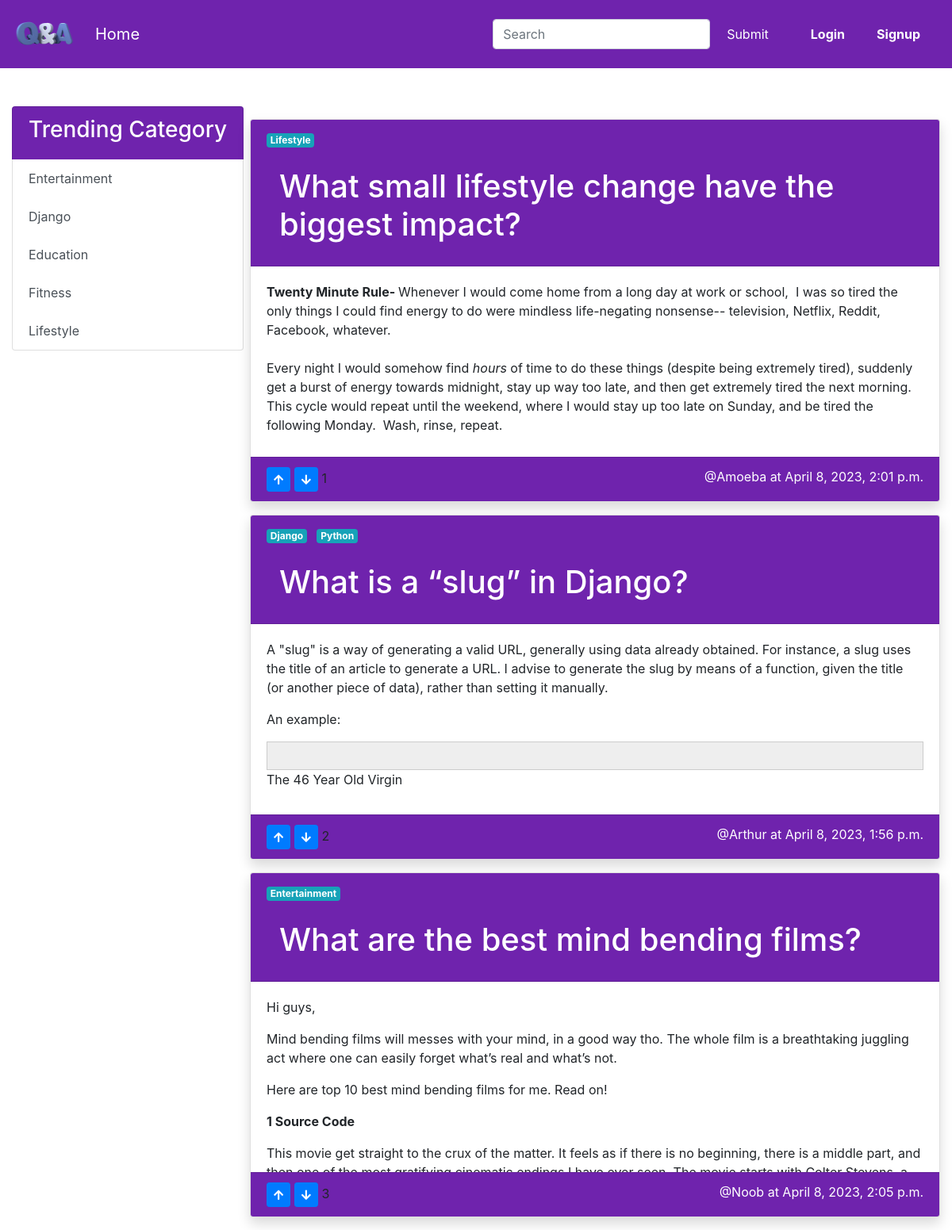
The page / on the database its author committed.
### qna/models.py (models this page shows, shortened)
class Category(models.Model):
    category = models.CharField(max_length=100, unique=True)
    created_at = models.DateTimeField(auto_now_add=True)
    slug = models.SlugField(unique=True, null=True, blank=True)
    class Meta:
        ordering = ["category"]
    def __str__(self):
        return self.category

class Question(models.Model):
    STATUS_CHOICES = (
        ("a", "Available"),
        ("f", "Flag"),
        ("o", "Onhold"),
        ("c", "Closed"),
    )
    question = models.CharField(max_length=1000, unique=True)
    user = models.ForeignKey(
        User,
        on_delete=models.SET_DEFAULT,
        default="2",
        related_name="userWhoAskQuestion",
    )
    category = models.ManyToManyField(
        "Category",
        related_name="categoryOfQuestion",
        blank=True,
    )
    vote = models.IntegerField(default=0)
    edit_user = models.ManyToManyField(
        User,
        related_name="userWhoEditQuestion",
        blank=True,
    )
    created_at = models.DateTimeField(auto_now_add=True)
    modified_at = models.DateTimeField(auto_now=True)
    status = models.CharField(max_length=20, choices=STATUS_CHOICES, default="a")
    slug = models.SlugField(unique=True, null=True, blank=True)
    class Meta:
        ordering = ["created_at"]
    def display_edituser(self):
        return ", ".join(edit_user.username for edit_user in self.edit_user.all()[:3])
    display_edituser.short_description = "Edit user"

class Answer(models.Model):
    question = models.ForeignKey("Question", on_delete=models.CASCADE)
    answer = models.TextField()
    user = models.ForeignKey(
        User,
        on_delete=models.SET_DEFAULT,
        default="2",
        related_name="userWhoAnswerQuestion",
    )
    vote = models.IntegerField(default=0)
    edit_user = models.ManyToManyField(
        User,
        related_name="userWhoEditAnswer",
        blank=True,
    )
    created_at = models.DateTimeField(auto_now_add=True)
    modified_at = models.DateTimeField(auto_now=True)
    class Meta:
        verbose_name = _("Answer")
        verbose_name_plural = _("Answers")
        ordering = ["question", "-vote"]

### qna/views.py (the view)
# urls.py: path("", views.QuestionListView.as_view(), name="qna-home"),
class QuestionListView(generic.ListView):
    model = Question
    template_name = "qna/index.html"
    context_object_name = "questions"
    def get_context_data(self, **kwargs):
        context = super().get_context_data(**kwargs)
        context["trendingcategories"] = getTrendingCategory()
        if self.request.user.is_authenticated:
            ucategories = userscategories(self.request.user)
            context["userscategories"] = ucategories
        else:
            context["userscategories"] = None
        return context
    def get_queryset(self):
        if self.request.user.is_authenticated:
            questions = Question.objects.none()
            ucategories = userscategories(self.request.user)
            for catquestion in ucategories:
                questions = questions | catquestion.categoryOfQuestion.all()
            questions = questions.distinct()
            questions = sorted(
                questions.exclude(answer__isnull=True).exclude(status="c"),
                key=lambda x: random.random(),
            )
            if questions:
                return questions
            else:
                return sorted(
                    Question.objects.exclude(
                        answer__isnull=True,
                    ).exclude(status="c"),
                    key=lambda x: random.random(),
                )
        else:
            return sorted(
                Question.objects.exclude(
                    answer__isnull=True,
                ).exclude(status="c"),
                key=lambda x: random.random(),
            )

### qna/views.py (called while the page is built)
def getTrendingCategory():
    listwithvote = {}
    for c in Category.objects.all():
        qs = c.categoryOfQuestion.all()
        coins = 0
        for q in qs:
            coins += q.vote
            listwithvote[c] = coins
    listwithvote = sorted(
        listwithvote.items(),
        key=lambda x: x[1],
        reverse=True,
    )
    listwithvote = listwithvote[0:5]
    categorylist = []
    for list in listwithvote:
        categorylist.append(list[0])
    return categorylist

### qna/templates/qna/index.html (shortened to what this page needs)
{% extends "qna/base.html" %}
{% block content %}
<div class="row">
	<div class="col col-md-3">
	<aside class="d-none d-md-block position-fixed">
		<div class="list-group">
			<a href="#" class="list-group-item list-group-item-action disabled text-dark" style="background-color:#6f23ad ;">
				<h3 style="color:white;">Trending Category</h3>
			</a>
			{% for category in trendingcategories %}
			<a href="{% url 'question-categorywise' category.slug %}"
				class="list-group-item list-group-item-action">{{category.category}}</a>
			{% endfor %}
		</div>
	</aside>
	</div>
	<div class="col col-md-9">
	<main>
		{% for question in questions %}
		<div class="card my-3  shadow">
			<div class="card-header" style="background-color:#6f23ad ;">
				<ul class="list-inline">
					{% if question.category.all %}
					{% for category in question.category.all %}
					<li class="list-inline-item badge badge-info badge-pills"><a
							href="{% url 'question-categorywise' category.slug %}" class="text-reset">{{category}}</a>
					</li>
					{% endfor %}
					{% endif %}
				</ul>
				<h1><a class="nav-link" href="{% url 'question' question.id %}" style="color:white;">{{question.question}}</a></h1>
			</div>
			<div class="card-body card-answer-body overflow-auto">
				<div class="card-text clearfix">{{question.answer_set.first.answer|safe}}</div>
			</div>
			<div class="card-footer" style="background-color:#6f23ad ;">
				<button type="button" class="btn btn-primary btn-sm answer-upvote">
					<i class="fas fa-arrow-up"></i>
				</button>
				<button type="button" class="btn btn-primary btn-sm answer-downvote">
					<i class="fas fa-arrow-down"></i>
				</button>
				<span data-answer-vote="{{question.answer_set.first.vote}}"
					data-answer-id="{{question.answer_set.first.id}}">{{question.answer_set.first.vote}}</span>
				<div class="float-right text-white">
					<a href="{% url 'qna-user' question.answer_set.first.user.id %}"
						class="text-reset">@{{question.answer_set.first.user.username}}</a>
					at {{question.answer_set.first.created_at}}
				</div>
			</div>
		</div>
		{% endfor %}
	</main>
	</div>
</div>
{% endblock content %}

### qna/templates/qna/base.html (shortened to what this page needs)
{% load static %}
<!doctype html>
<html lang="en">
<head>
    <link rel="stylesheet" href="https://cdnjs.cloudflare.com/ajax/libs/font-awesome/5.11.2/css/all.min.css"
 />
    <link rel="stylesheet" href="{% static "qna/style/bootstrap.css" %}">
    <link rel="stylesheet" href="https://cdn.jsdelivr.net/npm/bootstrap@4.1.3/dist/css/bootstrap.min.css">
</head>
<body>
    <nav class="navbar navbar-expand-md navbar-light" style="background-color: #6f23ad;">
        <a class="navbar-brand font-weight-bold"  href="{% url 'qna-home' %}" style="color:white" >
            <img src="{% static 'qna/images/logo.png' %}" height="60" width="80" alt="">
        </a>
        <div class="collapse navbar-collapse" id="navbarSupportedContent">
            <ul class="nav navbar-nav mr-auto">
                <li class="nav-item">
                    <a class="nav-link {% if request.resolver_match.url_name == "qna-home" %}active{% endif %}"
                        href="{% url 'qna-home' %}" style="font-size: 20px;color:white;">Home</a>
                </li>
            </ul>
            <form class="form-inline mr-lg-4" action="{% url 'qna-search'%}" id="searchform" method="POST"
                onsubmit="validateQuestion();">
                <input class="form-control mr-sm-2" id="searchinput" type="search" placeholder="Search"
                    aria-label="Search" name="questionsearch" style="max-width:500px;">
                <input class="profile btn" id="searchinputbtn" type="submit" value="Submit" style="color:white;">
            </form>
            {% if user.is_authenticated %}
            <!-- <a class="btn btn-outline-primary my-sm-2 my-lg-0 mr-lg-2 font-weight-bold {% if request.resolver_match.url_name == "question-add" %}active{% endif %}"
                href="{% url 'question-add' %}">Ask a question</a> -->
            <div class="dropdown">
                <a class="profile btn dropdown-toggle" type="button" id="dropdownMenuButton" data-toggle="dropdown" aria-haspopup="true" aria-expanded="false" style="color:white;">
                    <i class="fa fa-user" aria-hidden="true"></i>  Profile
                </a>
                <div class="dropdown-menu" aria-labelledby="dropdownMenuButton">
                    <a class="dropdown-item" style="background-color: #9C19E0; color:white;" href="{% url 'qna-user' user.id %}"><i class="fa fa-user" aria-hidden="true"></i> {{user.username}}</a>
                    <a class="dropdown-item" style="background-color: #9C19E0; color:white;" href="{% url 'qna-logout' %}"><i class="fa fa-lock" aria-hidden="true"></i> Logout</a>
                </div>
                </div>
            {% else %}
            <a class="nav-link text-white my-sm-2 my-lg-0 mr-lg-2 font-weight-bold"
                href="{% url 'qna-login' %}">Login</a>
            <a class="nav-link text-white my-sm-2 my-lg-0 mr-lg-2 font-weight-bold"
                href="{% url 'qna-signup' %}">Signup</a>
            {% endif %}
        </div>
    </nav>
    <div class="container mt-5">
        {% block content %}
        {% endblock content %}
    </div>
    </body>
</html>

### qna/templates/qna/index.html (style rules this page uses)
.card-answer-body { max-height: 240px; }

### qna/templates/qna/base.html (style rules this page uses)
body,html { background-color: #fff; }

### rows shown on the page
Category: category "Entertainment"
Category: category "Django"
Category: category "Education"
Category: category "Fitness"
Category: category "Lifestyle"
Question: question "What small lifestyle change have the biggest impact?", answer_set.first.answer "Twenty Minute Rule- Whenever I would come home from a long day at work or school, I was so tired the only things I could find energy to do were mindless life-negating nonsense-- television, Netflix, Reddit, Facebook, whatever. Every night I would somehow find hours of time to do these things (despite being extremely tired), suddenly get a burst of energy towards midnight, stay up way too late, and then get extremely tired the next morning. This cycle would repeat until the weekend, where I would stay up too late on Sunday, and be tired the following Monday. Wash, rinse, repeat.", answer_set.first.vote "1", answer_set.first.user.username "Amoeba", answer_set.first.created_at "April 8, 2023, 2:01 p.m."
Question: question "What is a “slug” in Django?", answer_set.first.answer "A \"slug\" is a way of generating a valid URL, generally using data already obtained. For instance, a slug uses the title of an article to generate a URL. I advise to generate the slug by means of a function, given the title (or another piece of data), rather than setting it manually. An example: The 46 Year Old Virgin", answer_set.first.vote "2", answer_set.first.user.username "Arthur", answer_set.first.created_at "April 8, 2023, 1:56 p.m."
Category: category "Python"
Question: question "What are the best mind bending films?", answer_set.first.answer "Hi guys, Mind bending films will messes with your mind, in a good way tho. The whole film is a breathtaking juggling act where one can easily forget what’s real and what’s not. Here are top 10 best mind bending films for me. Read on! 1 Source Code This movie get straight to the crux of the matter. It feels as if there is no beginning, there is a middle part, and…", answer_set.first.vote "3", answer_set.first.user.username "Noob", answer_set.first.created_at "April 8, 2023, 2:05 p.m."
